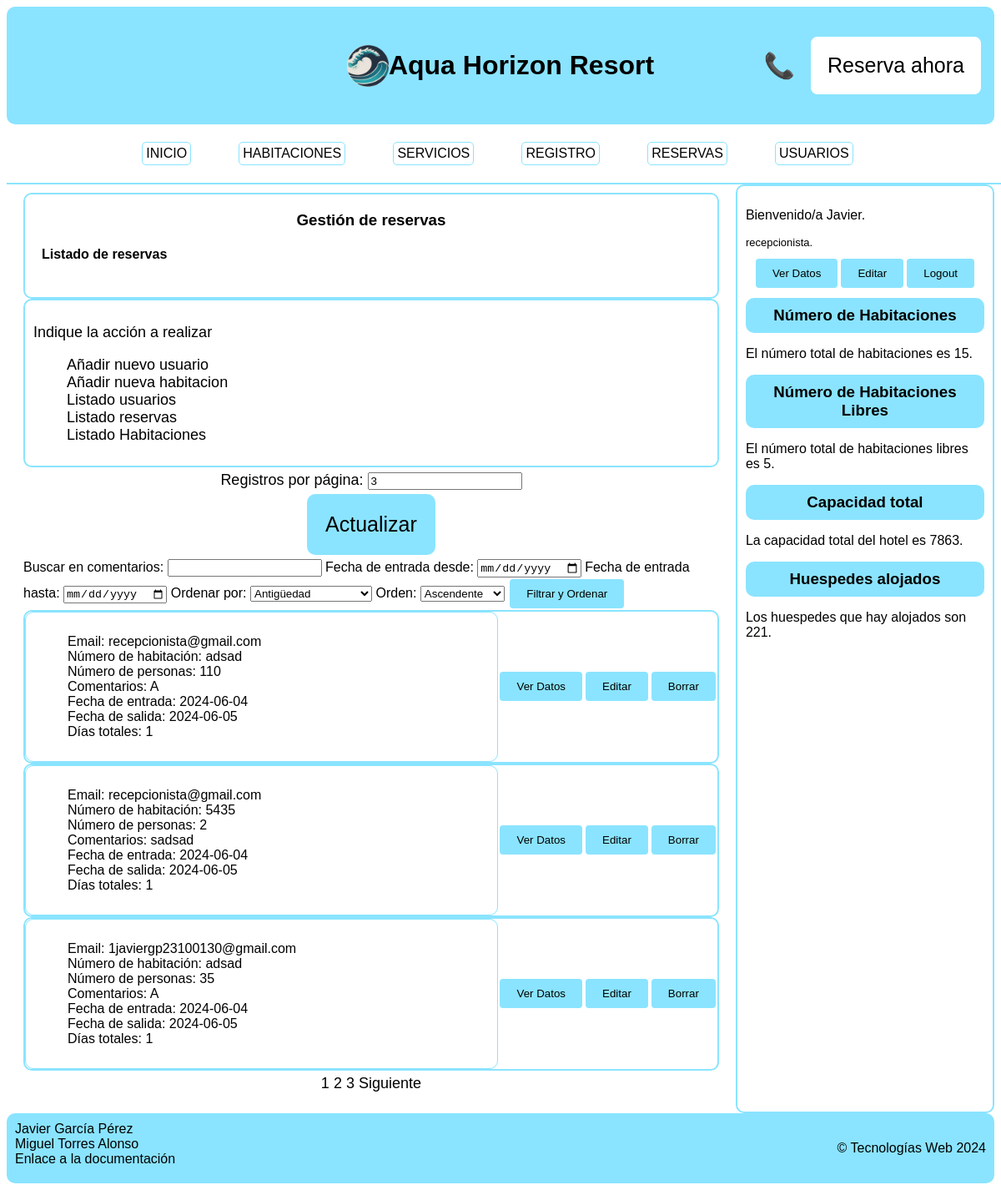
Page /listado_res.php (signed in) on the committed database.
### tables this page shows
CREATE TABLE `reserva` (
  `id` int NOT NULL,
  `email` varchar(50) NOT NULL,
  `numero` varchar(50) NOT NULL,
  `capacidad` int DEFAULT NULL,
  `comentarios` text,
  `dia_entrada` date DEFAULT NULL,
  `dia_salida` date DEFAULT NULL,
  `estado` enum('Vacia','Pendiente','Confirmada') DEFAULT 'Vacia',
  `marca_tiempo` timestamp NULL DEFAULT CURRENT_TIMESTAMP
);

### listado_res.php (the view, shortened to what this page needs)
<!DOCTYPE html>
<html>
<?php
include ("partials/head-html.php");
?>
<body>
    <?php if (isset($_SESSION["usuario"]["rol"]) && (($_SESSION["usuario"]["rol"] === "cliente") || ($_SESSION["usuario"]["rol"] === "recepcionista"))) { ?>
        <?php include ("partials/db_connection.php"); ?>
        <?php include ("partials/header-nav.php"); ?>
        <div class="contenedor">
            <main>
                <div class='listado'>
                    <h3>Gestión de reservas</h3>
                    <h4>Listado de reservas</h4>
                </div>
                <div class='accion-a-realizar'>
                    <p>Indique la acción a realizar</p>
                    <ul>
                        <li><a href="registro.php">Añadir nuevo usuario</a></li>
                        <?php
                        if (isset($_SESSION["usuario"]) && isset($_SESSION["usuario"]["rol"])) {
                            if ($_SESSION["usuario"]["rol"] === "recepcionista") { ?>
                                <li><a href="add-habitacion.php">Añadir nueva habitacion</a></li>
                            <?php }
                            if ($_SESSION["usuario"]["rol"] === "recepcionista" || $_SESSION["usuario"]["rol"] === "administrador") { ?>
                                <li><a href="listado.php">Listado usuarios</a></li>
                            <?php }
                            if ($_SESSION["usuario"]["rol"] !== "administrador") { ?>
                                <li><a href="listado_res.php">Listado reservas</a></li>
                            <?php }
                        } ?>
                        <li><a href="listado_hab.php">Listado Habitaciones</a></li>
                    </ul>
                </div>
                <?php
                $registros_pag = isset($_SESSION['registros_pag']) ? $_SESSION['registros_pag'] : 3;
                $total_registros_query = mysqli_query($db, 'SELECT COUNT(*) as total FROM reserva');
                $total_registros = mysqli_fetch_assoc($total_registros_query)['total'];
                $total_paginas = ceil($total_registros / $registros_pag);
                $pagina_actual = isset($_GET['pagina']) ? $_GET['pagina'] : 1;
                $indice_inicial = ($pagina_actual - 1) * $registros_pag;
                $ordenar_por = isset($_GET['ordenar_por']) ? $_GET['ordenar_por'] : 'antiguedad';
                $orden = isset($_GET['orden']) ? $_GET['orden'] : 'asc';
                $filtro_comentarios = isset($_GET['filtro_comentarios']) ? $_GET['filtro_comentarios'] : '';
                $fecha_inicio = isset($_GET['fecha_inicio']) ? $_GET['fecha_inicio'] : '';
                $fecha_fin = isset($_GET['fecha_fin']) ? $_GET['fecha_fin'] : '';
                $ordenar_por_map = [
                    'antiguedad' => 'dia_entrada',
                    'dias_totales' => 'DATEDIFF(dia_salida, dia_entrada)'
                ];
                $campo_orden = array_key_exists($ordenar_por, $ordenar_por_map) ? $ordenar_por_map[$ordenar_por] : 'dia_entrada';
                $tipo_orden = ($orden === 'desc') ? 'DESC' : 'ASC';
                $query_base = "SELECT *, DATEDIFF(dia_salida, dia_entrada) AS dias_totales FROM reserva WHERE 1=1";
                $query_base .= " ORDER BY $campo_orden $tipo_orden LIMIT $indice_inicial, $registros_pag";
                $resultado = mysqli_query($db, $query_base);
                ?>
                <form method="POST" action="" class="registros_pag">
                    <label class="">Registros por página:</label>
                    <input class="" type="number" id="registros_pag" name="registros_pag"
                        value="<?php echo $registros_pag; ?>">
                    <input id="enviar" type="submit" value="Actualizar">
                </form>
                <div class="filtrado">
                    <form method="GET" action="">
                        <label>Buscar en comentarios:</label>
                        <input type="text" name="filtro_comentarios"
                            value="<?php echo htmlspecialchars($filtro_comentarios); ?>">
                        <label>Fecha de entrada desde:</label>
                        <input type="date" name="fecha_inicio" value="<?php echo htmlspecialchars($fecha_inicio); ?>">
                        <label>Fecha de entrada hasta:</label>
                        <input type="date" name="fecha_fin" value="<?php echo htmlspecialchars($fecha_fin); ?>">
                        <label>Ordenar por:</label>
                        <select name="ordenar_por">
                            <option value="antiguedad" <?php echo $ordenar_por == 'antiguedad' ? 'selected' : ''; ?>>
                                Antigüedad</option>
                        </select>
                        <label>Orden:</label>
                        <select name="orden">
                            <option value="asc" <?php echo $orden == 'asc' ? 'selected' : ''; ?>>Ascendente</option>
                        </select>
                        <input type="submit" value="Filtrar y Ordenar">
                    </form>
                </div>
                <?php
                if ($resultado && mysqli_num_rows($resultado) > 0) {
                    while ($fila = mysqli_fetch_assoc($resultado)) { ?>
                        <div class="datos-total">
                            <div class="datos-cada-usuario">
                                <?php
                                echo '<ul>';
                                echo '<li>Email: ' . $fila['email'] . '</li>';
                                echo '<li>Número de habitación: ' . $fila['numero'] . '</li>';
                                echo '<li>Número de personas: ' . $fila['capacidad'] . '</li>';
                                echo '<li>Comentarios: ' . $fila['comentarios'] . '</li>';
                                echo '<li>Fecha de entrada: ' . $fila['dia_entrada'] . '</li>';
                                echo '<li>Fecha de salida: ' . $fila['dia_salida'] . '</li>';
                                echo '<li>Días totales: ' . $fila['dias_totales'] . '</li>';
                                echo '</ul>'; ?>
                            </div>
                            <div class="editar-usuario">
                                <form method="GET" action="datos-res.php">
                                    <input type="submit" value="Ver Datos">
                                </form>
                            </div>
                            <div class="editar-usuario">
                                <form method="GET" action="editar-res.php">
                                    <input type="submit" value="Editar">
                                </form>
                            </div>
                            <div class="editar-usuario">
                                <form method="GET" action="borrar-res.php">
                                    <input type="submit" value="Borrar">
                                </form>
                            </div>
                        </div>
                    <?php }
                } else {
                    echo 'No hay registros para mostrar.';
                }
                ?>
                <div class="paginacion">
                    <?php if ($total_paginas > 1): ?>
                        <?php for ($i = 1; $i <= $total_paginas; $i++): ?>
                            <a href="?pagina=<?php echo $i; ?>&ordenar_por=<?php echo $ordenar_por; ?>&orden=<?php echo $orden; ?>&filtro_comentarios=<?php echo urlencode($filtro_comentarios); ?>&fecha_inicio=<?php echo $fecha_inicio; ?>&fecha_fin=<?php echo $fecha_fin; ?>"
                                <?php echo ($pagina_actual == $i) ? 'class="active"' : ''; ?>><?php echo $i; ?></a>
                        <?php endfor; ?>
                        <?php if ($pagina_actual < $total_paginas): ?>
                            <a
                                href="?pagina=<?php echo ($pagina_actual + 1); ?>&ordenar_por=<?php echo $ordenar_por; ?>&orden=<?php echo $orden; ?>&filtro_comentarios=<?php echo urlencode($filtro_comentarios); ?>&fecha_inicio=<?php echo $fecha_inicio; ?>&fecha_fin=<?php echo $fecha_fin; ?>">Siguiente</a>
                        <?php endif; ?>
                    <?php endif; ?>
                </div>
            </main>
            <?php include ("partials/side-menu.php"); ?>
        <?php include ("partials/footer.php"); ?>
    <?php } else { ?>
        <h1>No tienes permisos para acceder a esta página.</h1>
    <?php } ?>
</body>
</html>

### vista/estiloProyecto.css (style rules this page uses)
#enviar { background-color: rgb(138, 228, 255); color: black; padding: 20px; font-size: 25px; border: 2px solid rgb(138, 228, 255); border-radius: 10px; cursor: pointer; transition: background-color 0.3s ease; }
main { flex-grow: 1; padding: 20px; }
h3 { margin: 0; padding: 0; text-align: center; }
.contenedor { display: flex; min-height: 50vh; }
body { height: 100%; background-color: white; color: black; font-family: Arial, sans-serif; }
input[type='submit'] { background-color: rgb(138, 228, 255); color: black; padding: 10px 20px; border: none; border-radius: 4px; margin: 2px; cursor: pointer; transition: background-color 0.3s ease; }
.listado { background-color: white; padding: 20px; margin-top: -10px; border: 2px solid rgb(138, 228, 255); border-radius: 10px; }
a { color: black; text-decoration: none; }
.accion-a-realizar { background-color: white; padding: 10px; border: 2px solid rgb(138, 228, 255); border-radius: 10px; }
.accion-a-realizar p { font-size: large; }
.accion-a-realizar ul li { list-style-type: none; font-size: large; cursor: pointer; transition: background-color 0.3s ease; }
.datos-cada-usuario, .datos-cada-incidencia { background-color: white; padding: 10px; flex: 1; border: 1px solid rgb(138, 228, 255); border-radius: 10px; }
.datos-cada-usuario li { list-style-type: none; cursor: pointer; transition: background-color 0.3s ease; }
.datos-total { background-color: white; border: 2px solid rgb(138, 228, 255); display: flex; align-items: center; border-radius: 10px; }
.paginacion, .registros_pag, form.registros_pag input[type='submit'] { display: block; margin: 5px auto; font-size: large; text-align: center; cursor: pointer; transition: background-color 0.3s ease; }

### rows in the picture
reserva: email "recepcionista@gmail.com", numero "adsad", capacidad "110", comentarios "A", dia_entrada "2024-06-04", dia_salida "2024-06-05", dias_totales "1"
reserva: email "recepcionista@gmail.com", numero "5435", capacidad "2", comentarios "sadsad", dia_entrada "2024-06-04", dia_salida "2024-06-05", dias_totales "1"
reserva: email "1javiergp23100130@gmail.com", numero "adsad", capacidad "35", comentarios "A", dia_entrada "2024-06-04", dia_salida "2024-06-05", dias_totales "1"

### other values in the picture
$_SESSION['usuario']['nombre'] "Javier"
$_SESSION['usuario']['rol'] "recepcionista"
$total_habitaciones "15"
$total_habitaciones_libres "5"
$capacidad_huespedes "7863"
$capacidad_total "221"
